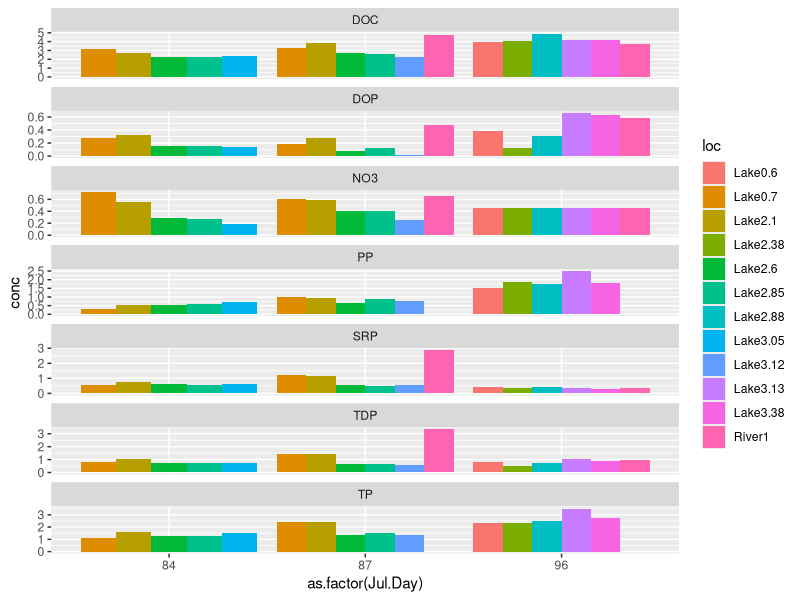

R code for this plot:
library("tidyverse")
library("lubridate")

mb_chem <- read.csv("01_raw data/WINTER 2015 MB_supp_data.csv", header=T, stringsAsFactors = F, na.strings = " ") %>% 
  # select(-c(ends_with("SD"), ends_with("02"), ends_with("45"), ends_with("coll")))
  select(-(ends_with("SD"))) %>% 
  select(Cal.Date, Jul.Day, Location, Depth_grab:DOC) %>% 
  rename(date=Cal.Date, depth=Depth_grab) %>% 
  mutate(date = mdy(as.character(date)),
         site = "mb")


mb_chem %>% 
  filter(Jul.Day >= 84) %>% 
  mutate(depth = replace(depth, Location == "River", 1)) %>% 
  mutate(loc = paste(Location, depth, sep = "")) %>% 
  filter(!is.na(depth)) %>% 
  pivot_longer(cols = SRP:DOC, names_to = "var", values_to = "conc") %>% 
  ggplot(aes(x = as.factor(Jul.Day), y = conc, fill = loc)) +
  facet_wrap(~var, scales = "free_y", ncol = 1) +
  geom_bar(position = "dodge", stat = "identity")
